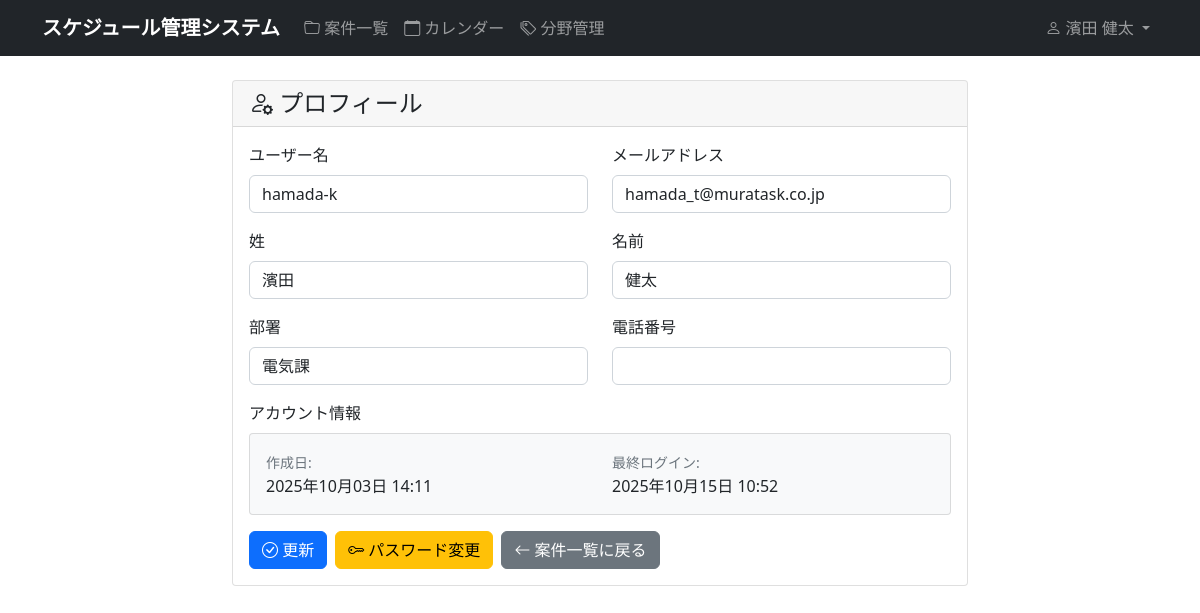
The page /accounts/profile/ (signed in) on the database as committed earlier.
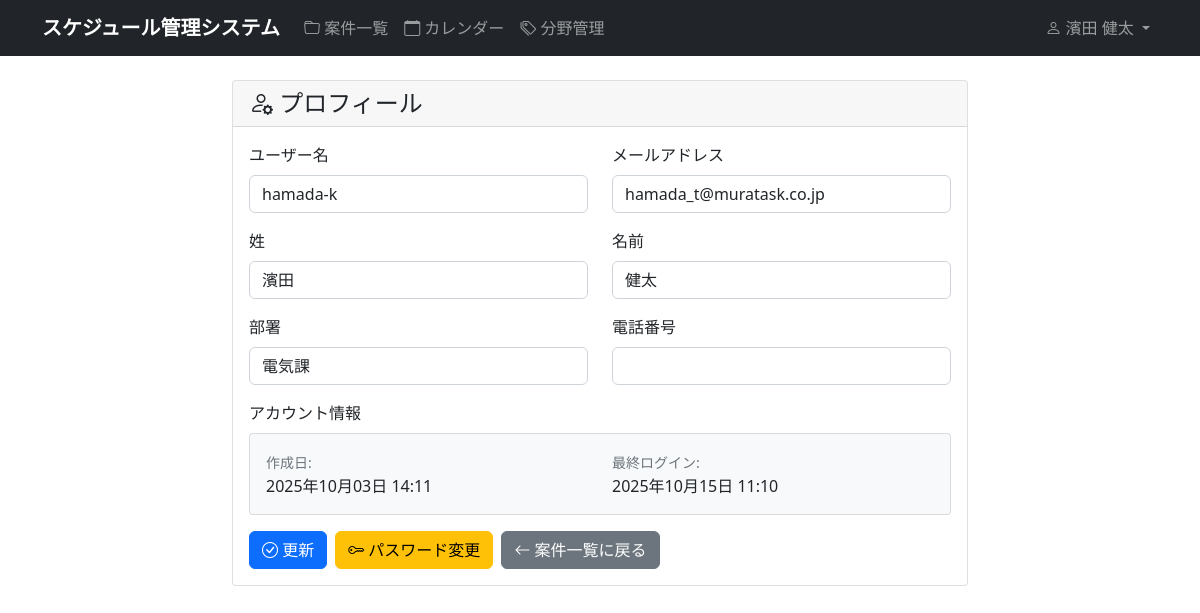
The same page on the database as committed later.
### accounts/models.py (models this page shows, shortened)
class CustomUser(AbstractUser):
    email = models.EmailField('メールアドレス', blank=True, null=True)
    department = models.CharField('部署', max_length=100, blank=True)
    phone = models.CharField('電話番号', max_length=20, blank=True)
    is_manager = models.BooleanField('マネージャー権限', default=False)
    is_viewer = models.BooleanField('閲覧者権限', default=False, help_text='全員の案件を閲覧できますが編集はできません')
    class Meta:
        verbose_name = 'ユーザー'
        verbose_name_plural = 'ユーザー'

### accounts/views.py (the view)
# urls.py: path('profile/', views.profile, name='profile'),
@login_required
@never_cache
def profile(request):
    if request.method == 'POST':
        if request.user.is_manager or request.user.is_superuser:
            form = UserManagementForm(request.POST, instance=request.user)
        else:
            form = UserProfileForm(request.POST, instance=request.user)
        if form.is_valid():
            form.save()
            messages.success(request, 'プロフィールを更新しました。')
            return redirect('accounts:profile')
    else:
        if request.user.is_manager or request.user.is_superuser:
            form = UserManagementForm(instance=request.user)
            if not request.user.is_superuser:
                form.fields['is_active'].widget.attrs['disabled'] = True
        else:
            form = UserProfileForm(instance=request.user)
    return render(request, 'accounts/profile.html', {'form': form})

### accounts/forms.py
class UserProfileForm(forms.ModelForm):
    def __init__(self, *args, **kwargs):
        super().__init__(*args, **kwargs)
        self.fields['first_name'].required = True
        self.fields['last_name'].required = True
        self.fields['department'].required = True
        self.fields['email'].required = False
        self.fields['phone'].required = False
    class Meta:
        model = User
        fields = ['username', 'email', 'first_name', 'last_name', 'department', 'phone']
        widgets = {
            'username': forms.TextInput(attrs={'class': 'form-control'}),
            'email': forms.EmailInput(attrs={'class': 'form-control'}),
            'first_name': forms.TextInput(attrs={'class': 'form-control'}),
            'last_name': forms.TextInput(attrs={'class': 'form-control'}),
            'department': forms.TextInput(attrs={'class': 'form-control'}),
            'phone': forms.TextInput(attrs={'class': 'form-control'}),
        }

### templates/accounts/profile.html (shortened to what this page needs)
{% extends "base.html" %}
{% block content %}
<div class="row">
    <div class="col-md-8 mx-auto">
        <div class="card">
            <div class="card-header">
                <h4 class="card-title mb-0">
                    <i class="bi bi-person-gear"></i> プロフィール
                </h4>
            </div>
            <div class="card-body">
                <form method="post">
                    <div class="row">
                        <div class="col-md-6">
                            <div class="mb-3">
                                <label for="{{ form.username.id_for_label }}" class="form-label">ユーザー名</label>
                                {{ form.username }}
                            </div>
                        </div>
                        <div class="col-md-6">
                            <div class="mb-3">
                                <label for="{{ form.email.id_for_label }}" class="form-label">メールアドレス</label>
                                {{ form.email }}
                            </div>
                        </div>
                    </div>
                    <div class="row">
                        <div class="col-md-6">
                            <div class="mb-3">
                                <label for="{{ form.last_name.id_for_label }}" class="form-label">姓</label>
                                {{ form.last_name }}
                            </div>
                        </div>
                        <div class="col-md-6">
                            <div class="mb-3">
                                <label for="{{ form.first_name.id_for_label }}" class="form-label">名前</label>
                                {{ form.first_name }}
                            </div>
                        </div>
                    </div>
                    <div class="row">
                        <div class="col-md-6">
                            <div class="mb-3">
                                <label for="{{ form.department.id_for_label }}" class="form-label">部署</label>
                                {{ form.department }}
                            </div>
                        </div>
                        <div class="col-md-6">
                            <div class="mb-3">
                                <label for="{{ form.phone.id_for_label }}" class="form-label">電話番号</label>
                                {{ form.phone }}
                            </div>
                        </div>
                    </div>
                    <div class="mb-3">
                        <label class="form-label">アカウント情報</label>
                        <div class="card bg-light">
                            <div class="card-body">
                                <div class="row">
                                    <div class="col-md-6">
                                        <small class="text-muted">作成日:</small><br>
                                        {{ user.date_joined|date:"Y年m月d日 H:i" }}
                                    </div>
                                    <div class="col-md-6">
                                        <small class="text-muted">最終ログイン:</small><br>
                                        {{ user.last_login|date:"Y年m月d日 H:i"|default:"未ログイン" }}
                                    </div>
                                </div>
                            </div>
                        </div>
                    </div>
                    <div class="d-flex gap-2">
                        <button type="submit" class="btn btn-primary">
                            <i class="bi bi-check-circle"></i> 更新
                        </button>
                        <a href="{% url 'accounts:password_change' %}" class="btn btn-warning">
                            <i class="bi bi-key"></i> パスワード変更
                        </a>
                        <a href="{% url 'schedule:project_list' %}" class="btn btn-secondary">
                            <i class="bi bi-arrow-left"></i> 案件一覧に戻る
                        </a>
                    </div>
                </form>
            </div>
        </div>
    </div>
</div>
{% endblock %}

### templates/base.html (shortened to what this page needs)
<!DOCTYPE html>
<head>
    <link href="https://cdn.jsdelivr.net/npm/bootstrap@5.1.3/dist/css/bootstrap.min.css" rel="stylesheet">
    <link rel="stylesheet" href="https://cdn.jsdelivr.net/npm/bootstrap-icons@1.7.2/font/bootstrap-icons.css">
    {% load static %}
    <link rel="stylesheet" href="{% static 'css/style.css' %}">
</head>
<body>
    <nav class="navbar navbar-expand-lg navbar-dark bg-dark">
        <div class="container">
                        <a class="navbar-brand" href="{% url 'schedule:project_list' %}">
                スケジュール管理システム
            </a>
            {% if user.is_authenticated %}
            <div class="collapse navbar-collapse" id="navbarNav">
                <ul class="navbar-nav me-auto">
                    <li class="nav-item">
                        <a class="nav-link" href="{% url 'schedule:project_list' %}">
                            <i class="bi bi-folder"></i> 案件一覧
                        </a>
                    </li>
                    <li class="nav-item">
                        <a class="nav-link" href="{% url 'schedule:calendar' %}">
                            <i class="bi bi-calendar"></i> カレンダー
                        </a>
                    </li>
                    <li class="nav-item">
                        <a class="nav-link" href="{% url 'schedule:field_list' %}">
                            <i class="bi bi-tags"></i> 分野管理
                        </a>
                    </li>
                </ul>
                <ul class="navbar-nav">
                    <li class="nav-item dropdown">
                        <a class="nav-link dropdown-toggle" href="#" role="button" data-bs-toggle="dropdown">
                            <i class="bi bi-person"></i> {% if user.first_name or user.last_name %}{{ user.last_name }} {{ user.first_name }}{% else %}{{ user.username }}{% endif %}
                        </a>
                    </li>
                </ul>
            </div>
            {% endif %}
        </div>
    </nav>
    <main class="container mt-4">
        {% block content %}
        {% endblock %}
    </main>
</body>
</html>

Rows that differ between the two databases and show on the page:
changed CustomUser "濱田": last_login "2025年10月15日 10:52" → "2025年10月15日 11:10"
